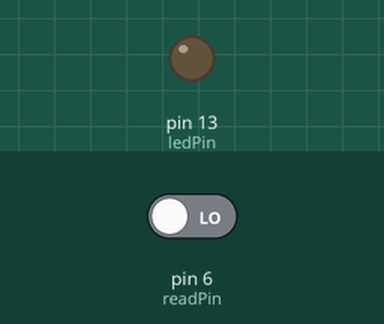
Simulated run of this sketch. Board: Arduino Uno, built with avr-gcc and run on an emulated ATmega328P. Shown: output pins drawn as LEDs (lit = HIGH). The test bench sets the inputs (shaded band); at power-on: pin 6 (readPin) LOW.

Above: at 1.2 s.
1.3 s: pin 6 (readPin) driven HIGH
At 2.5 s:
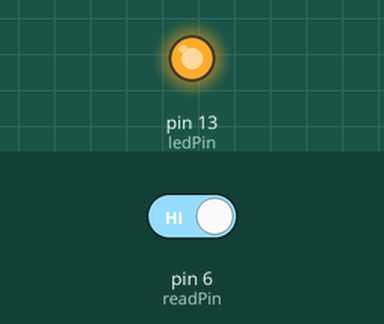
2.8 s: pin 6 (readPin) driven LOW
At 3.8 s:
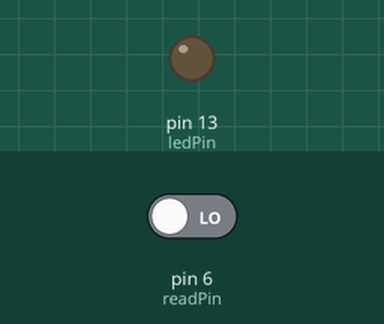
Timing chart, 0 to 5.8 s (numbered marks = the images above; inputs shaded):
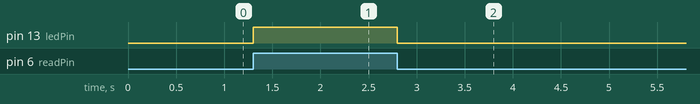

Measured:
- after the input at 1.3 s, pin 13 (ledPin): LOW → HIGH at once
- after the input at 2.8 s, pin 13 (ledPin): HIGH → LOW at once

The sketch:

DigitalReadPin6.ino
```cpp
int ledPin=13;//LED pin
int readPin=6;//Pin of digital input
int pre=LOW;//Previous state on input pin

void setup() {
  // put your setup code here, to run once:
  //Set input & output pin
  pinMode(ledPin,OUTPUT);
  pinMode(readPin,INPUT);
}

void loop() {
  // put your main code here, to run repeatedly:
  int cur=digitalRead(readPin);//Obtain current state on input pin
  if(cur!=pre)//If there is a change
  {
    digitalWrite(ledPin,cur);//Change with the change
    pre=cur;//Update recorded value
  }
}
```
